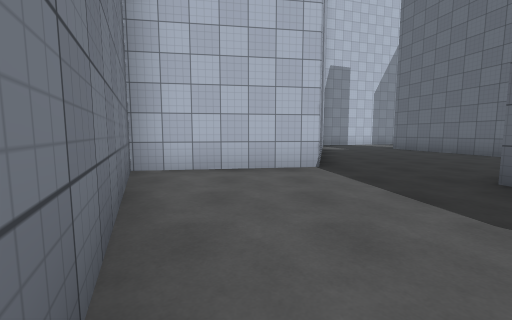
View 1 (above)

20 first-person views from a walk through a 3-D level made in the Unity game engine. The camera is 1.3 m above the floor, tilts 6° down and sees 90° across. The floor is counted in squares, 2 m on a side. Each view is taken from the middle of a square. On the plan, view 1 faces up. The plan holds only what a view shows up to about 9 squares ahead; the rest is blank. The place goes on beyond the plan. The player character is not drawn. Surface patterns are stand-ins for the level's own textures.

View 2
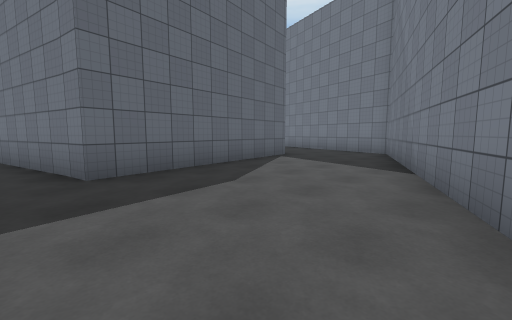

View 3
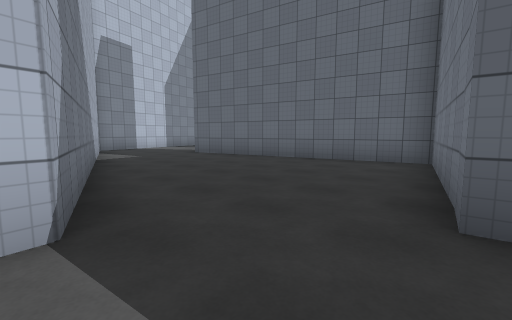

View 4
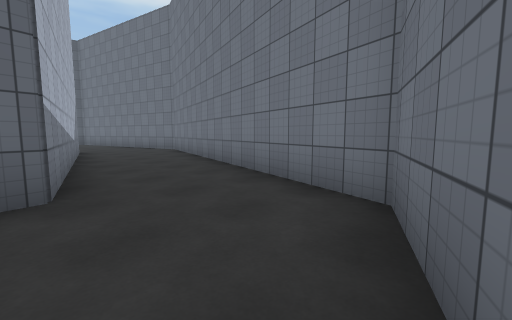

View 5
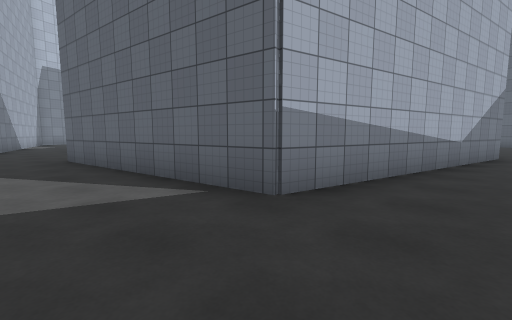

View 6
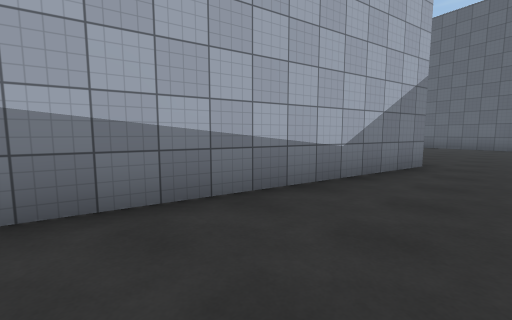

View 7
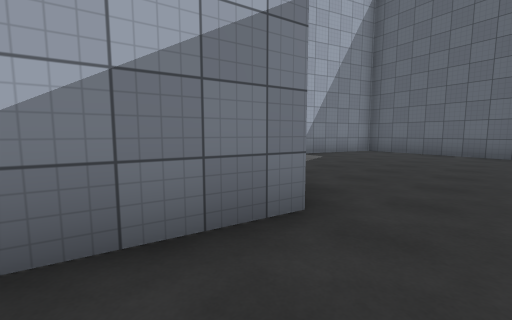

View 8
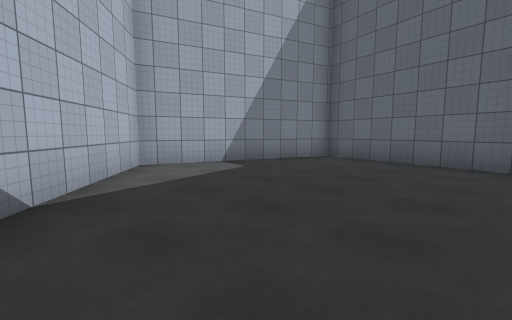

View 9
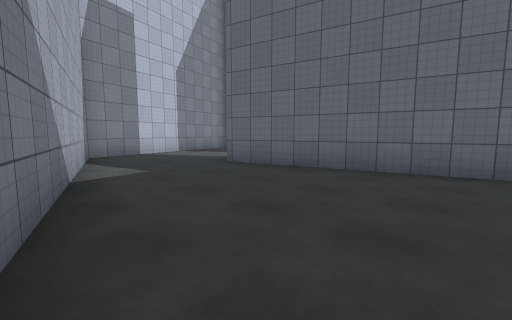

View 10
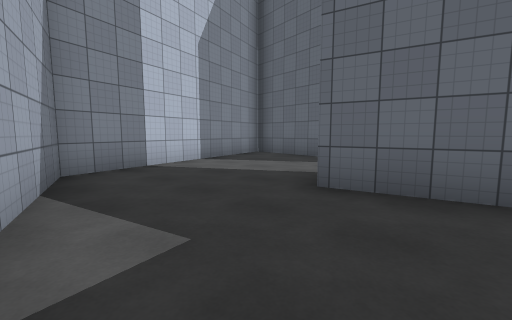

View 11
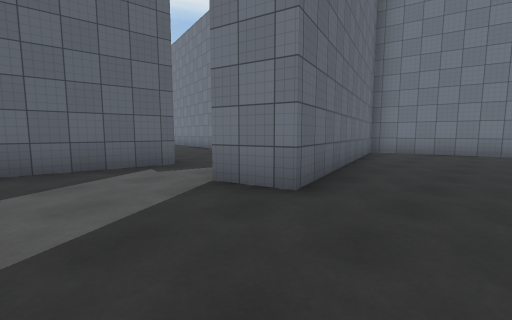

View 12
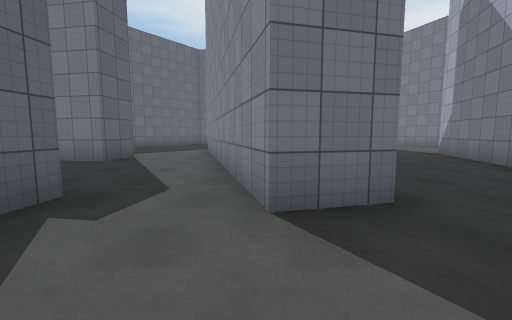

View 13
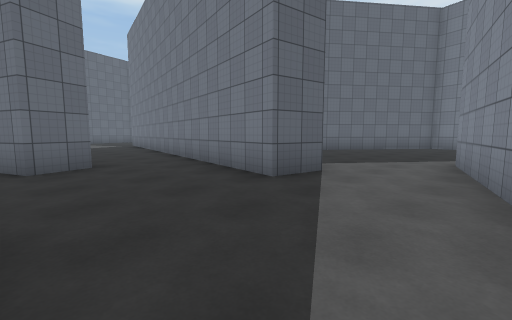

View 14
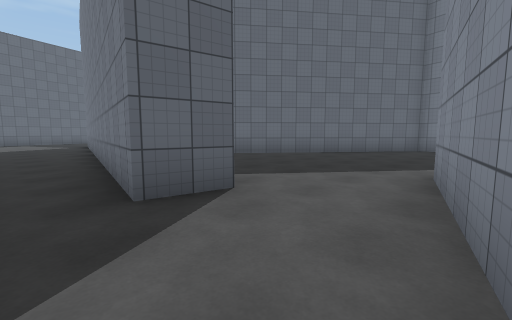

View 15
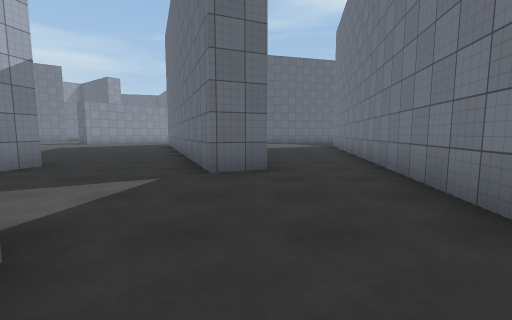

View 16
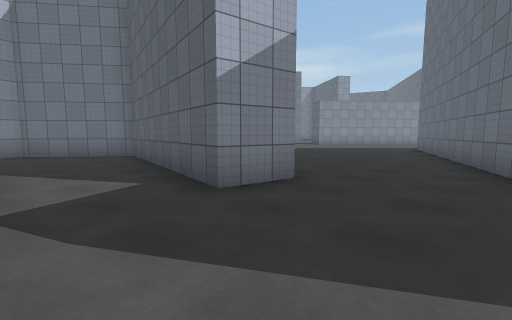

View 17
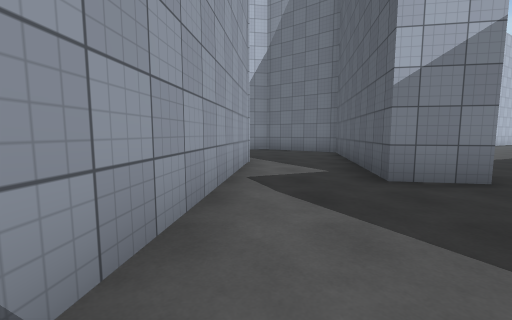

View 18
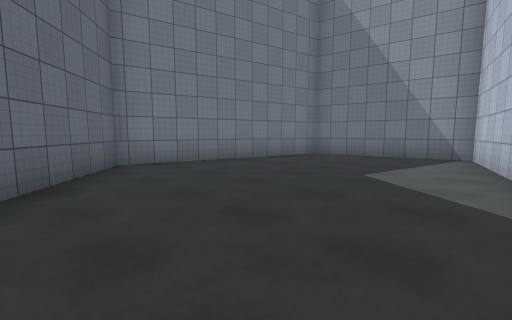

View 19
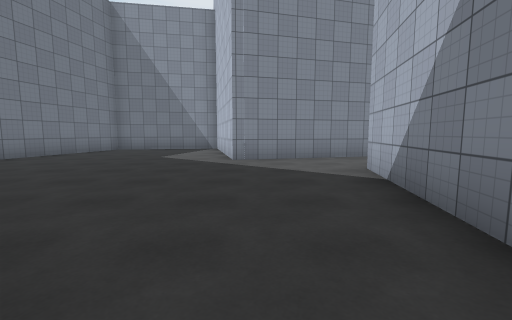

View 20
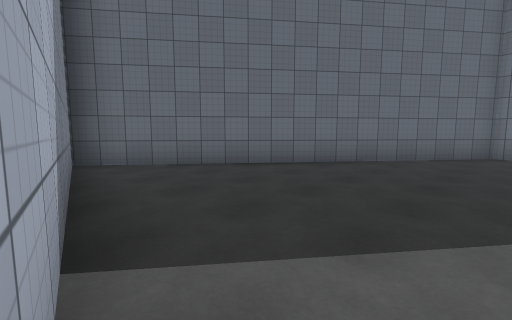

### Floor plan
Points are (right, up) in squares from view 1. A wall is a line through its corners. A room is listed if a view was taken in it or the views show most of it. See-through windows are left out.
Room 1 (views 1, 2, 3, 4, 5, 6, 7)
walls: (1.2, 4.9) (-2.2, 4.4) (1.7, -4.5) (5, -5.4); (10.8, -3.8) (4, -2.3) (3.1, 3.2)
ways out: opening at (11, -4.5) to room 2; opening at (2.5, 4) to room 3
Room 2 (view 8)
walls: (17.8, -5) (18.6, -1.3) (14, 0.3) (11.9, -2.4)
ways out: opening at (11, -4.5) to room 1
Room 3 (views 9, 10)
walls: (3.1, 3.2) (7.4, 4.2) (6, 9.7); (2.8, 10.8) (1.2, 4.9)
ways out: opening at (2.5, 4) to room 1; opening at (4.5, 10.5) to room 4
Room 4 (views 11, 12, 13)
walls: (6, 9.7) (5.7, 10.7) (6.9, 11) (7.3, 9.3); (9, 10.3) (9.5, 15.4) (3.6, 13.7) (2.8, 10.8)
ways out: opening at (4.5, 10.5) to room 3; opening at (8, 10) to room 5
Room 5 (views 14, 15, 16, 17, 20)
walls: (13.6, 8.7) (13.2, 9.7) (15.9, 10.8); (10.5, 12.4) (10.3, 10.5); (14.1, 13.2) (12.8, 13.4); (10.3, 6) (10.5, 7.1) (14.4, 6.4); (7.3, 9.3) (8.3, 5.3)
ways out: opening at (8, 10) to room 4; opening at (9.5, 6.5) to room 6; opening at (11.5, 13.5); opening at (14, 7.5); opening at (15.5, 12.5)
Room 6 (views 18, 19)
walls: (8.3, 5.3) (8.8, 3.4) (4.3, 2.4) (4.9, -1.4) (10.3, -2.6) (16.2, 5) (10.3, 6)
ways out: opening at (9.5, 6.5) to room 5

Where each view was taken, in squares from view 1:
view 1: 0 up, 0 right, facing up
view 2: 4 up, 1 left, facing down-right
view 3: 3 up, 1 right, facing up-right
view 4: 2 down, 1 right, facing down-right
view 5: 4 down, 2 right, facing up-right
view 6: 5 down, 5 right, facing up-right
view 7: 5 down, 9 right, facing up-right
view 8: 5 down, 12 right, facing up-right
view 9: 6 up, 2 right, facing up-right
view 10: 9 up, 3 right, facing up-right
view 11: 13 up, 4 right, facing down-right
view 12: 13 up, 7 right, facing down
view 13: 10 up, 8 right, facing down-right
view 14: 8 up, 8 right, facing down-right
view 15: 9 up, 9 right, facing right
view 16: 11 up, 11 right, facing up-right
view 17: 10 up, 11 right, facing up
view 18: 3 up, 12 right, facing down-left
view 19: 4 up, 15 right, facing left
view 20: 6 up, 10 right, facing down-right
